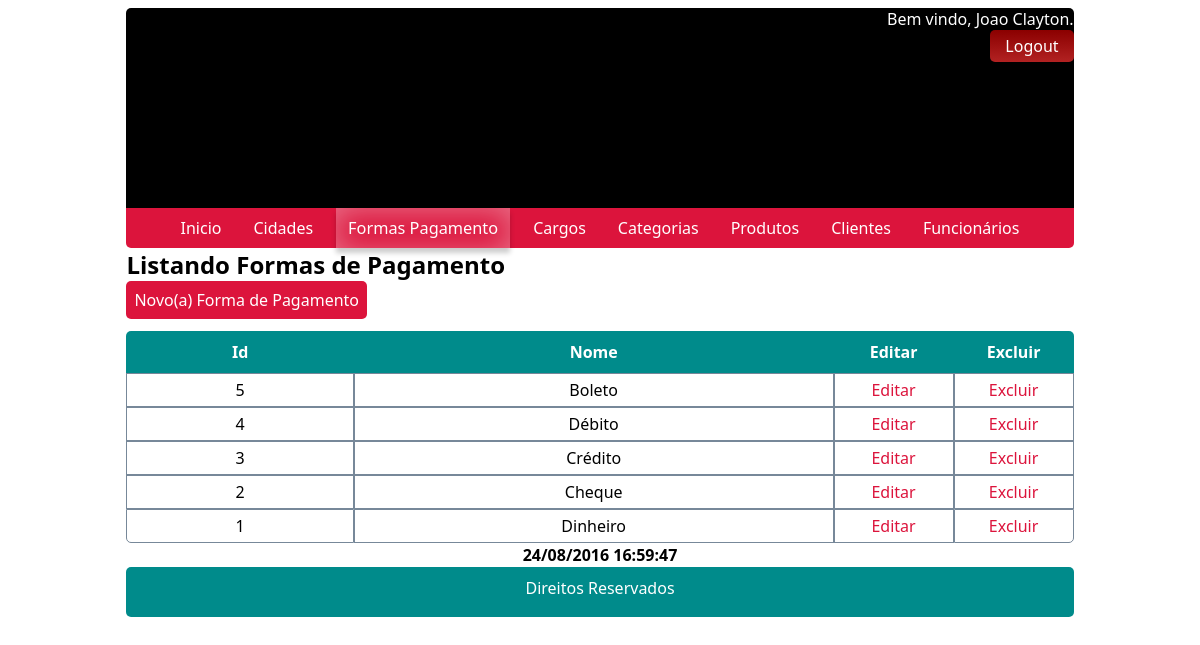
/?pagina=formas_pagamento_listar (signed in), run on the app's committed database.
### tables this page shows
CREATE TABLE IF NOT EXISTS formas_pagamento (
	id   INT(11) NOT NULL AUTO_INCREMENT,
	nome VARCHAR(255),
	PRIMARY KEY (id)
);

### modulos/formas_pagamento/listar.php (the view)
<?php
	$sql = "SELECT id, nome FROM formas_pagamento ORDER BY id DESC";
	$res = mysqli_query($con, $sql) or die($con->error);
	include "voltar.php"
?>
<table class="listagem" cellspacing='0'>
	<thead>
		<tr>
			<th>Id</th>
			<th>Nome</th>
			<th width="100px">Editar</th>
			<th width="100px">Excluir</th>
		</tr>
	</thead>
	<tbody>
		<?php while($linha = mysqli_fetch_array($res)){ ?>
			<tr>
				<td><?php echo $linha['id']; ?></td>
				<td><?php echo $linha['nome']; ?></td>
				<?php include "botoes_listar.php"?>
			</tr>
		<?php } ?>
	</tbody>
	<tfoot>
		<tr>
			<th colspan="4"><?php echo date('d/m/Y H:i:s'); ?></th>
		</tr>
	</tfoot>
</table>

### botoes_listar.php
<td class="cellE">
	<a href="?pagina=<?= $tipo ?>_editar&id=<?= $linha['id'] ?>">Editar</a>
</td>
<td class="cellD">
	<?php
		if ($tipo == "funcionarios" && $_SESSION['id'] == $linha['id'])
			echo "<a style='cursor: not-allowed !important;'>Excluir</a>";
		else
			echo "<a href='?pagina={$tipo}_excluir&id={$linha['id']}'>Excluir</a>";
	?>
</td>

### css/estilo.css (style rules this page uses)
.listagem { margin-top: 12px; width: 100%; }
.listagem thead tr th { padding: 10px; background: darkcyan; color: white; font-style: normal; }
.listagem thead tr th:first-child { border-top-left-radius: 5px; }
.listagem thead tr th:last-child { border-top-right-radius: 5px; }
.listagem tbody tr td { border: 1px solid lightslategray; text-align: center; padding: 5px; }
.listagem tbody tr:last-child td:first-child { border-bottom-left-radius: 5px; }
.listagem tbody tr:last-child td:last-child { border-bottom-right-radius: 5px; }
.listagem tbody a { text-decoration: none; color: crimson; }
.listagem a { width: 100%; }
.cellE { background: white; transition: 3s; }

### data on the page
formas_pagamento: id "5", nome "Boleto"
formas_pagamento: id "4", nome "Débito"
formas_pagamento: id "3", nome "Crédito"
formas_pagamento: id "2", nome "Cheque"
formas_pagamento: id "1", nome "Dinheiro"

### other printed values
$_SESSION['usuar'] "Joao Clayton"
substr($sufx, 0, strlen($sufx) - 1) "Lista"
